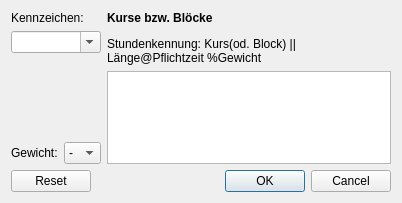
<?xml version="1.0" encoding="UTF-8"?>
<ui version="4.0">
 <class>Dialog</class>
 <widget class="QDialog" name="Dialog">
  <property name="geometry">
   <rect>
    <x>0</x>
    <y>0</y>
    <width>402</width>
    <height>203</height>
   </rect>
  </property>
  <property name="windowTitle">
   <string>Dialog</string>
  </property>
  <layout class="QVBoxLayout" name="verticalLayout_3">
   <item>
    <layout class="QHBoxLayout" name="horizontalLayout_2">
     <item>
      <layout class="QVBoxLayout" name="verticalLayout">
       <item>
        <widget class="QLabel" name="label">
         <property name="text">
          <string>Kennzeichen:</string>
         </property>
        </widget>
       </item>
       <item>
        <widget class="QComboBox" name="tag">
         <property name="editable">
          <bool>true</bool>
         </property>
        </widget>
       </item>
       <item>
        <spacer name="verticalSpacer">
         <property name="orientation">
          <enum>Qt::Vertical</enum>
         </property>
         <property name="sizeHint" stdset="0">
          <size>
           <width>20</width>
           <height>40</height>
          </size>
         </property>
        </spacer>
       </item>
       <item>
        <layout class="QHBoxLayout" name="horizontalLayout">
         <item>
          <widget class="QLabel" name="label_2">
           <property name="text">
            <string>Gewicht:</string>
           </property>
          </widget>
         </item>
         <item>
          <widget class="QComboBox" name="weight">
           <property name="currentText">
            <string>-</string>
           </property>
           <property name="maxVisibleItems">
            <number>12</number>
           </property>
           <item>
            <property name="text">
             <string>-</string>
            </property>
           </item>
           <item>
            <property name="text">
             <string>1</string>
            </property>
           </item>
           <item>
            <property name="text">
             <string>2</string>
            </property>
           </item>
           <item>
            <property name="text">
             <string>3</string>
            </property>
           </item>
           <item>
            <property name="text">
             <string>4</string>
            </property>
           </item>
           <item>
            <property name="text">
             <string>5</string>
            </property>
           </item>
           <item>
            <property name="text">
             <string>6</string>
            </property>
           </item>
           <item>
            <property name="text">
             <string>7</string>
            </property>
           </item>
           <item>
            <property name="text">
             <string>8</string>
            </property>
           </item>
           <item>
            <property name="text">
             <string>9</string>
            </property>
           </item>
           <item>
            <property name="text">
             <string>+</string>
            </property>
           </item>
          </widget>
         </item>
        </layout>
       </item>
      </layout>
     </item>
     <item>
      <layout class="QVBoxLayout" name="verticalLayout_2">
       <item>
        <widget class="QLabel" name="label_3">
         <property name="text">
          <string>&lt;html&gt;&lt;head/&gt;&lt;body&gt;&lt;p&gt;&lt;span style=&quot; font-weight:700;&quot;&gt;Kurse bzw. Blöcke&lt;/span&gt;&lt;/p&gt;&lt;p&gt;Stundenkennung: Kurs(od. Block) || Länge@Pflichtzeit %Gewicht&lt;/p&gt;&lt;/body&gt;&lt;/html&gt;</string>
         </property>
         <property name="wordWrap">
          <bool>true</bool>
         </property>
        </widget>
       </item>
       <item>
        <widget class="QListWidget" name="lesson_list">
         <property name="editTriggers">
          <set>QAbstractItemView::NoEditTriggers</set>
         </property>
         <property name="selectionMode">
          <enum>QAbstractItemView::NoSelection</enum>
         </property>
        </widget>
       </item>
      </layout>
     </item>
    </layout>
   </item>
   <item>
    <widget class="QDialogButtonBox" name="buttonBox">
     <property name="orientation">
      <enum>Qt::Horizontal</enum>
     </property>
     <property name="standardButtons">
      <set>QDialogButtonBox::Cancel|QDialogButtonBox::Ok|QDialogButtonBox::Reset</set>
     </property>
    </widget>
   </item>
  </layout>
 </widget>
 <resources/>
 <connections>
  <connection>
   <sender>buttonBox</sender>
   <signal>accepted()</signal>
   <receiver>Dialog</receiver>
   <slot>accept()</slot>
   <hints>
    <hint type="sourcelabel">
     <x>248</x>
     <y>254</y>
    </hint>
    <hint type="destinationlabel">
     <x>157</x>
     <y>274</y>
    </hint>
   </hints>
  </connection>
  <connection>
   <sender>buttonBox</sender>
   <signal>rejected()</signal>
   <receiver>Dialog</receiver>
   <slot>reject()</slot>
   <hints>
    <hint type="sourcelabel">
     <x>316</x>
     <y>260</y>
    </hint>
    <hint type="destinationlabel">
     <x>286</x>
     <y>274</y>
    </hint>
   </hints>
  </connection>
 </connections>
</ui>
